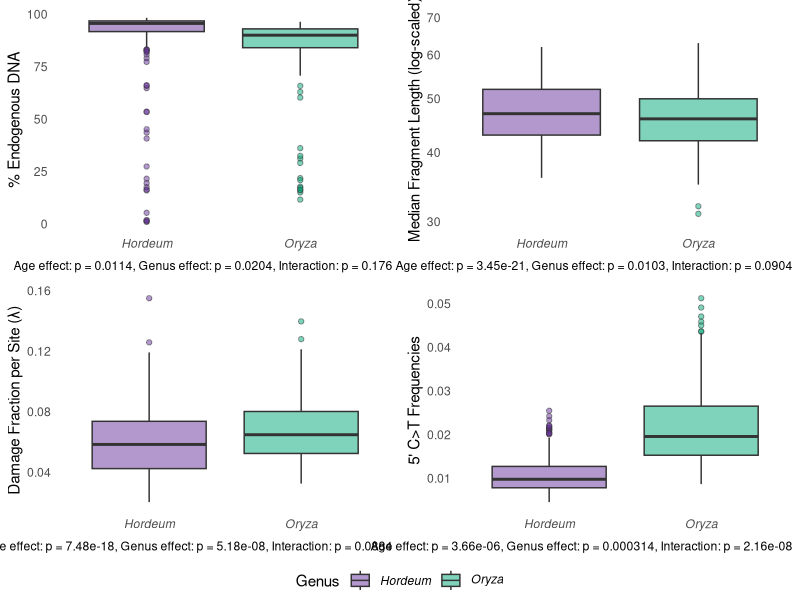

Recreate this plot in R.
#!/usr/bin/env Rscript
#------------------------------------------------------------------------------#
#            Patterns of aDNA Damage Through Time end Environments             #
#                      – lessons from herbarium specimens  -                   #
#                                                                              #
#                                   Script 04                                  #
#                                                                              #
#                      DATA ANALYSIS IV - COVARIANCE (ANCOVA):                 #
#                                                                              #
#                      - Endogenous fraction ~ Sample Age                      #
#                          - Fragment size ~ Sample Age                        #
#                       - 5' C>T frequencies ~ Sample Age                      #
#                              - Lambda ~ Sample Age                           #
#                                                                              #
#           - Model comparison (interaction vs. no interaction) - ANOVA        #
#                              - Generate Boxplots                             #
#                                                                              #
#------------------------------------------------------------------------------#

# Install required packages, uncomment below if needed
# install.packages(c("dplyr", "ggplot2", "ggpubr", "car"))

# Load required libraries
library(ggplot2)
library(dplyr)
library(ggpubr)
library(car)

# Read data matrix in R
d <- read.delim("aDNA_damage_screening_MAIN.txt",
                row.names = 1, stringsAsFactors = TRUE)
# Filter ( minimum 5000 merged reads, remove post-2010,
# remove samples deviating from exponential decline of fragment length and 5'Damage)
# Define the filtering criteria
filter_condition <- d$NO_MERGED_READS >= 5000 &
                    d$Collection_year < 2010 &
                    d$Lambda_R_squared > 0.95 &
                    d$Lambda_p_value < 0.05 &
                    d$X5P_DMG_R_squared > 0.5 &
                    d$X5P_DMG_p_value < 0.05

# Filter the data to keep samples meeting all criteria
d_filtered <- d[filter_condition, ]
# Store samples that did not meet the criteria
d_removed <- d[!filter_condition, ]

# Filter out rows with non-finite or zero values in
# MEDIAN_SIZE, Log_Mean or Collection_year
# Calculate age of the sample
current_year <- 2025
d_filtered <- d_filtered %>%
  filter(!is.na(MEDIAN_SIZE) & MEDIAN_SIZE > 0,
         !is.na(Log_Mean),
         !is.na(Collection_year)) %>%
  mutate(Sample_Age = current_year - Collection_year)

# Set color palette for genera
genus_colors <- c("Hordeum" = "#663399", "Oryza" = "#00A878")

#------------------------------------------------------------------------------#
# 1. Endogenous Fraction - Model Comparison                                    #
#------------------------------------------------------------------------------#
# Full model with interaction
endo_full <- lm(Endogenous_fraction ~ Sample_Age * Genus, data = d_filtered)
summary_endo_full <- summary(endo_full)
anova_endo_full <- anova(endo_full)

# Reduced model without interaction
endo_reduced <- lm(Endogenous_fraction ~ Sample_Age + Genus, data = d_filtered)
summary_endo_reduced <- summary(endo_reduced)

# Compare models using ANOVA
endo_comparison <- anova(endo_reduced, endo_full)
print("Model comparison for Endogenous Fraction:")
print(endo_comparison)

# Extract interaction p-value for model selection
endo_interaction_p <- anova_endo_full["Sample_Age:Genus", "Pr(>F)"]

# Select final model based on interaction significance
endo_final <- if(endo_interaction_p < 0.05) endo_full else endo_reduced
endo_final_summary <- summary(endo_final)
endo_final_type <- if(endo_interaction_p < 0.05) "with interaction" else "without interaction"

# Extract p-values from the final model for annotation
if(endo_interaction_p < 0.05) {
  # Use p-values from full model if interaction is significant
  endo_age_p <- summary_endo_full$coefficients["Sample_Age", "Pr(>|t|)"]
  endo_genus_p <- summary_endo_full$coefficients["GenusOryza", "Pr(>|t|)"]
  endo_int_p <- endo_interaction_p
  caption_text <- sprintf("Age effect: p = %.3g, Genus effect: p = %.3g, Interaction: p = %.3g",
                          endo_age_p, endo_genus_p, endo_int_p)
} else {
  # Use p-values from reduced model if interaction is not significant
  endo_age_p <- summary_endo_reduced$coefficients["Sample_Age", "Pr(>|t|)"]
  endo_genus_p <- summary_endo_reduced$coefficients["GenusOryza", "Pr(>|t|)"]
  caption_text <- sprintf("Age effect: p = %.3g, Genus effect: p = %.3g, Interaction: p = %.3g",
                          endo_age_p, endo_genus_p, endo_interaction_p)
}

# Visualization - Boxplot
endo_box <- ggplot(d_filtered, aes(x = Genus, y = Endogenous_fraction, fill = Genus)) +
  geom_boxplot(alpha = 0.5, outlier.shape = 21, outlier.size = 1.5) +
  scale_fill_manual(values = genus_colors,
                    labels = c(expression(italic("Hordeum")),
                               expression(italic("Oryza")))) +
  scale_x_discrete(labels = c(expression(italic("Hordeum")),
                              expression(italic("Oryza")))) +
  labs(x = NULL,
       y = "% Endogenous DNA",
       title = NULL,
       caption = caption_text) +
  theme_minimal() +
  theme(
    panel.grid = element_blank(),
    legend.position = "bottom"
  )

#------------------------------------------------------------------------------#
# 2. Fragment Length (Log_Mean) - Model Comparison                             #
#------------------------------------------------------------------------------#
# Full model with interaction
frag_full <- lm(Log_Mean ~ Sample_Age * Genus, data = d_filtered)
summary_frag_full <- summary(frag_full)
anova_frag_full <- anova(frag_full)

# Reduced model without interaction
frag_reduced <- lm(Log_Mean ~ Sample_Age + Genus, data = d_filtered)
summary_frag_reduced <- summary(frag_reduced)

# Compare models using ANOVA
frag_comparison <- anova(frag_reduced, frag_full)
print("Model comparison for Fragment Length:")
print(frag_comparison)

# Extract interaction p-value for model selection
frag_interaction_p <- anova_frag_full["Sample_Age:Genus", "Pr(>F)"]

# Select final model based on interaction significance
frag_final <- if(frag_interaction_p < 0.05) frag_full else frag_reduced
frag_final_summary <- summary(frag_final)
frag_final_type <- if(frag_interaction_p < 0.05) "with interaction" else "without interaction"

# Extract p-values from the final model for annotation
if(frag_interaction_p < 0.05) {
  # Use p-values from full model if interaction is significant
  frag_age_p <- summary_frag_full$coefficients["Sample_Age", "Pr(>|t|)"]
  frag_genus_p <- summary_frag_full$coefficients["GenusOryza", "Pr(>|t|)"]
  frag_int_p <- frag_interaction_p
  caption_text <- sprintf("Age effect: p = %.3g, Genus effect: p = %.3g, Interaction: p = %.3g",
                          frag_age_p, frag_genus_p, frag_int_p)
} else {
  # Use p-values from reduced model if interaction is not significant
  frag_age_p <- summary_frag_reduced$coefficients["Sample_Age", "Pr(>|t|)"]
  frag_genus_p <- summary_frag_reduced$coefficients["GenusOryza", "Pr(>|t|)"]
  caption_text <- sprintf("Age effect: p = %.3g, Genus effect: p = %.3g, Interaction: p = %.3g",
                          frag_age_p, frag_genus_p, frag_interaction_p)
}

# Visualization - Boxplot 
frag_box <- ggplot(d_filtered, aes(x = Genus, y = MEDIAN_SIZE, fill = Genus)) +
  geom_boxplot(alpha = 0.5, outlier.shape = 21, outlier.size = 1.5) +
  scale_y_log10(breaks = c(30, 40, 50, 60, 70),
                limits = c(30, 70)) +
  scale_fill_manual(values = genus_colors,
                    labels = c(expression(italic("Hordeum")),
                               expression(italic("Oryza")))) +
  scale_x_discrete(labels = c(expression(italic("Hordeum")),
                              expression(italic("Oryza")))) +
  labs(x = NULL,
       y = "Median Fragment Length (log-scaled)",
       title = NULL,
       caption = caption_text) +
  theme_minimal() +
  theme(
    panel.grid = element_blank(),
    legend.position = "bottom"
  )

#------------------------------------------------------------------------------#
# 3. 5' C>T Damage - Model Comparison                                          #
#------------------------------------------------------------------------------#
# Full model with interaction
damage_full <- lm(X5P_DMG_POS1 ~ Sample_Age * Genus, data = d_filtered)
summary_damage_full <- summary(damage_full)
anova_damage_full <- anova(damage_full)

# Reduced model without interaction
damage_reduced <- lm(X5P_DMG_POS1 ~ Sample_Age + Genus, data = d_filtered)
summary_damage_reduced <- summary(damage_reduced)

# Compare models using ANOVA
damage_comparison <- anova(damage_reduced, damage_full)
print("Model comparison for 5' C>T Damage:")
print(damage_comparison)

# Extract interaction p-value for model selection
damage_interaction_p <- anova_damage_full["Sample_Age:Genus", "Pr(>F)"]

# Select final model based on interaction significance
damage_final <- if(damage_interaction_p < 0.05) damage_full else damage_reduced
damage_final_summary <- summary(damage_final)
damage_final_type <- if(damage_interaction_p < 0.05) "with interaction" else "without interaction"

# Extract p-values from the final model for annotation
if(damage_interaction_p < 0.05) {
  # Use p-values from full model if interaction is significant
  damage_age_p <- summary_damage_full$coefficients["Sample_Age", "Pr(>|t|)"]
  damage_genus_p <- summary_damage_full$coefficients["GenusOryza", "Pr(>|t|)"]
  damage_int_p <- damage_interaction_p
  caption_text <- sprintf("Age effect: p = %.3g, Genus effect: p = %.3g, Interaction: p = %.3g",
                          damage_age_p, damage_genus_p, damage_int_p)
} else {
  # Use p-values from reduced model if interaction is not significant
  damage_age_p <- summary_damage_reduced$coefficients["Sample_Age", "Pr(>|t|)"]
  damage_genus_p <- summary_damage_reduced$coefficients["GenusOryza", "Pr(>|t|)"]
  caption_text <- sprintf("Age effect: p = %.3g, Genus effect: p = %.3g, Interaction: p = %.3g",
                          damage_age_p, damage_genus_p, damage_interaction_p)
}

# Visualization - Boxplot
damage_box <- ggplot(d_filtered, aes(x = Genus, y = X5P_DMG_POS1, fill = Genus)) +
  geom_boxplot(alpha = 0.5, outlier.shape = 21, outlier.size = 1.5) +
  scale_fill_manual(values = genus_colors,
                    labels = c(expression(italic("Hordeum")),
                               expression(italic("Oryza")))) +
  scale_x_discrete(labels = c(expression(italic("Hordeum")),
                              expression(italic("Oryza")))) +
  labs(x = NULL,
       y = "5' C>T Frequencies",
       title = NULL,
       caption = caption_text) +
  theme_minimal() +
  theme(
    panel.grid = element_blank(),
    legend.position = "bottom"
  )

#------------------------------------------------------------------------------#
# 4. Lambda - Model Comparison                                                 #
#------------------------------------------------------------------------------#
# Full model with interaction
lambda_full <- lm(Lambda ~ Sample_Age * Genus, data = d_filtered)
summary_lambda_full <- summary(lambda_full)
anova_lambda_full <- anova(lambda_full)

# Reduced model without interaction
lambda_reduced <- lm(Lambda ~ Sample_Age + Genus, data = d_filtered)
summary_lambda_reduced <- summary(lambda_reduced)

# Compare models using ANOVA
lambda_comparison <- anova(lambda_reduced, lambda_full)
print("Model comparison for Lambda:")
print(lambda_comparison)

# Extract interaction p-value for model selection
lambda_interaction_p <- anova_lambda_full["Sample_Age:Genus", "Pr(>F)"]

# Select final model based on interaction significance
lambda_final <- if(lambda_interaction_p < 0.05) lambda_full else lambda_reduced
lambda_final_summary <- summary(lambda_final)
lambda_final_type <- if(lambda_interaction_p < 0.05) "with interaction" else "without interaction"

# Extract p-values from the final model for annotation
if(lambda_interaction_p < 0.05) {
  # Use p-values from full model if interaction is significant
  lambda_age_p <- summary_lambda_full$coefficients["Sample_Age", "Pr(>|t|)"]
  lambda_genus_p <- summary_lambda_full$coefficients["GenusOryza", "Pr(>|t|)"]
  lambda_int_p <- lambda_interaction_p
  caption_text <- sprintf("Age effect: p = %.3g, Genus effect: p = %.3g, Interaction: p = %.3g",
                          lambda_age_p, lambda_genus_p, lambda_int_p)
} else {
  # Use p-values from reduced model if interaction is not significant
  lambda_age_p <- summary_lambda_reduced$coefficients["Sample_Age", "Pr(>|t|)"]
  lambda_genus_p <- summary_lambda_reduced$coefficients["GenusOryza", "Pr(>|t|)"]
  caption_text <- sprintf("Age effect: p = %.3g, Genus effect: p = %.3g, Interaction: p = %.3g",
                          lambda_age_p, lambda_genus_p, lambda_interaction_p)
}

# Visualization - Boxplot
lambda_box <- ggplot(d_filtered, aes(x = Genus, y = Lambda, fill = Genus)) +
  geom_boxplot(alpha = 0.5, outlier.shape = 21, outlier.size = 1.5) +
  scale_fill_manual(values = genus_colors,
                    labels = c(expression(italic("Hordeum")),
                               expression(italic("Oryza")))) +
  scale_x_discrete(labels = c(expression(italic("Hordeum")),
                              expression(italic("Oryza")))) +
  labs(x = NULL,
       y = "Damage Fraction per Site (λ)",
       title = NULL,
       caption = caption_text) +
  theme_minimal() +
  theme(
    panel.grid = element_blank(),
    legend.position = "bottom"
  )

#------------------------------------------------------------------------------#
# Combine boxplots in a single figure                                          #
#------------------------------------------------------------------------------#
combined_box <- ggpubr::ggarrange(
  endo_box, frag_box, lambda_box, damage_box,
  ncol = 2, nrow = 2, 
  common.legend = TRUE,
  legend = "bottom"
)

# Print the combined figure to screen
print(combined_box)

#------------------------------------------------------------------------------#
# Print full summary table of all models & model comparisons                   #
#------------------------------------------------------------------------------#

# Endogenoun fraction
summary(endo_full)
summary(endo_reduced)
print(endo_comparison)

# Fragment size
summary(frag_full)
summary(frag_reduced)
print(frag_comparison)

# 5' C>T
summary(damage_full)
summary(damage_reduced)
print(damage_comparison)

# lambda
summary(lambda_full)
summary(lambda_reduced)
print(lambda_comparison)

#------------------------------------------------------------------------------#
# Print a summary table of all model comparisons                              #
#------------------------------------------------------------------------------#
# Create a data frame with model comparison results
model_summary <- data.frame(
  Parameter = c("Endogenous Fraction", "Fragment Length", "5' C>T Damage", "Lambda"),
  Interaction_P = c(endo_interaction_p, frag_interaction_p, damage_interaction_p, lambda_interaction_p),
  Model_Comparison_P = c(endo_comparison$`Pr(>F)`[2], 
                         frag_comparison$`Pr(>F)`[2],
                         damage_comparison$`Pr(>F)`[2],
                         lambda_comparison$`Pr(>F)`[2]),
  Final_Model = c(endo_final_type, frag_final_type, damage_final_type, lambda_final_type),
  R_squared_full = c(summary(endo_full)$r.squared,
                     summary(frag_full)$r.squared,
                     summary(damage_full)$r.squared,
                     summary(lambda_full)$r.squared),
  R_squared_reduced = c(summary(endo_reduced)$r.squared,
                       summary(frag_reduced)$r.squared,
                       summary(damage_reduced)$r.squared,
                       summary(lambda_reduced)$r.squared),
  R_squared_final = c(summary(endo_final)$r.squared,
                     summary(frag_final)$r.squared,
                     summary(damage_final)$r.squared,
                     summary(lambda_final)$r.squared)
)

# Format p-values and R-squared values
model_summary$Interaction_P <- formatC(model_summary$Interaction_P, format = "e", digits = 3)
model_summary$Model_Comparison_P <- formatC(model_summary$Model_Comparison_P, format = "e", digits = 3)
model_summary$R_squared_full <- round(model_summary$R_squared_full, 4)
model_summary$R_squared_reduced <- round(model_summary$R_squared_reduced, 4)
model_summary$R_squared_final <- round(model_summary$R_squared_final, 4)

# Print summary table
print("Summary of Model Comparisons:")
print(model_summary)

# Write summary table to CSV
write.csv(model_summary, "model_comparison_summary.csv", row.names = FALSE)
